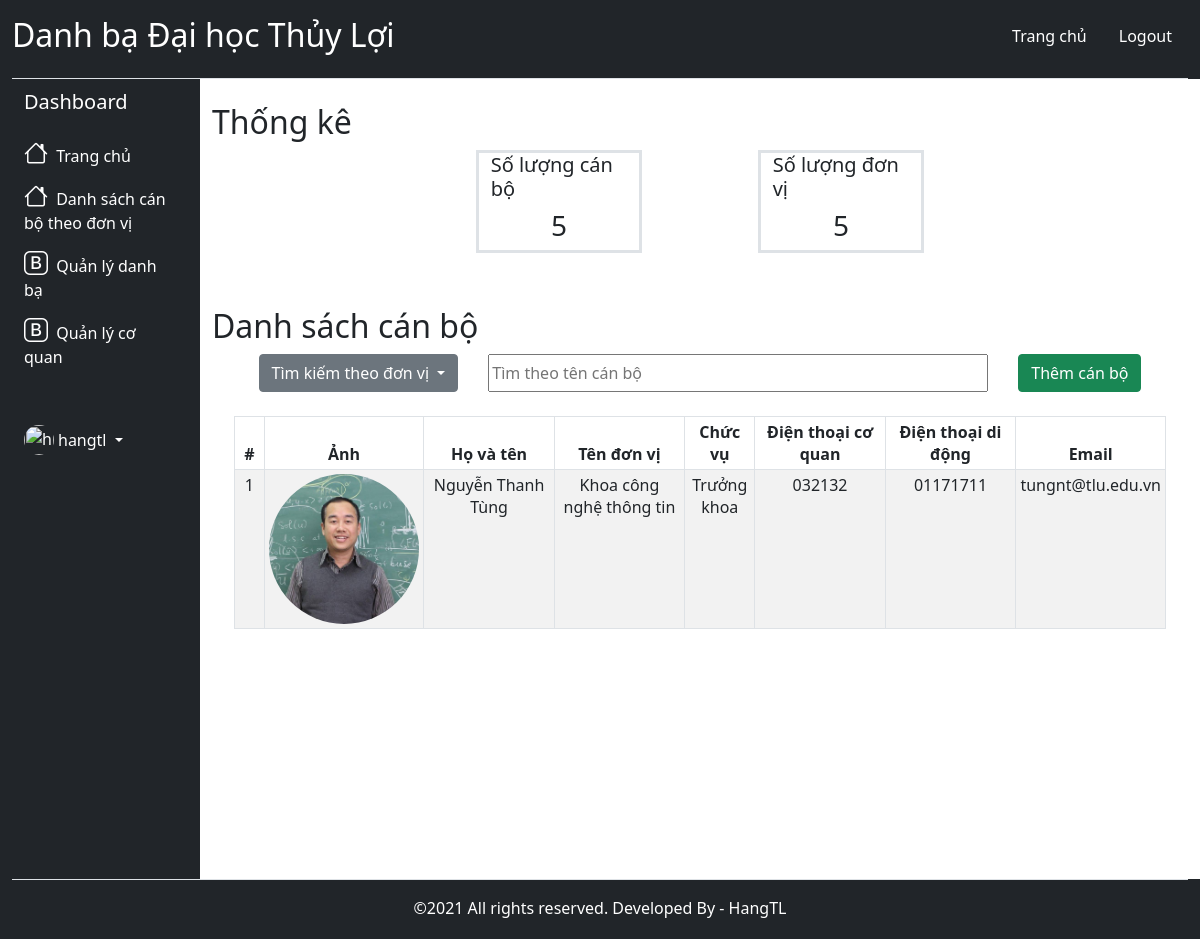
The app's page /admin/index.php?donvi=Khoa công nghệ thông tin (signed in), older data.
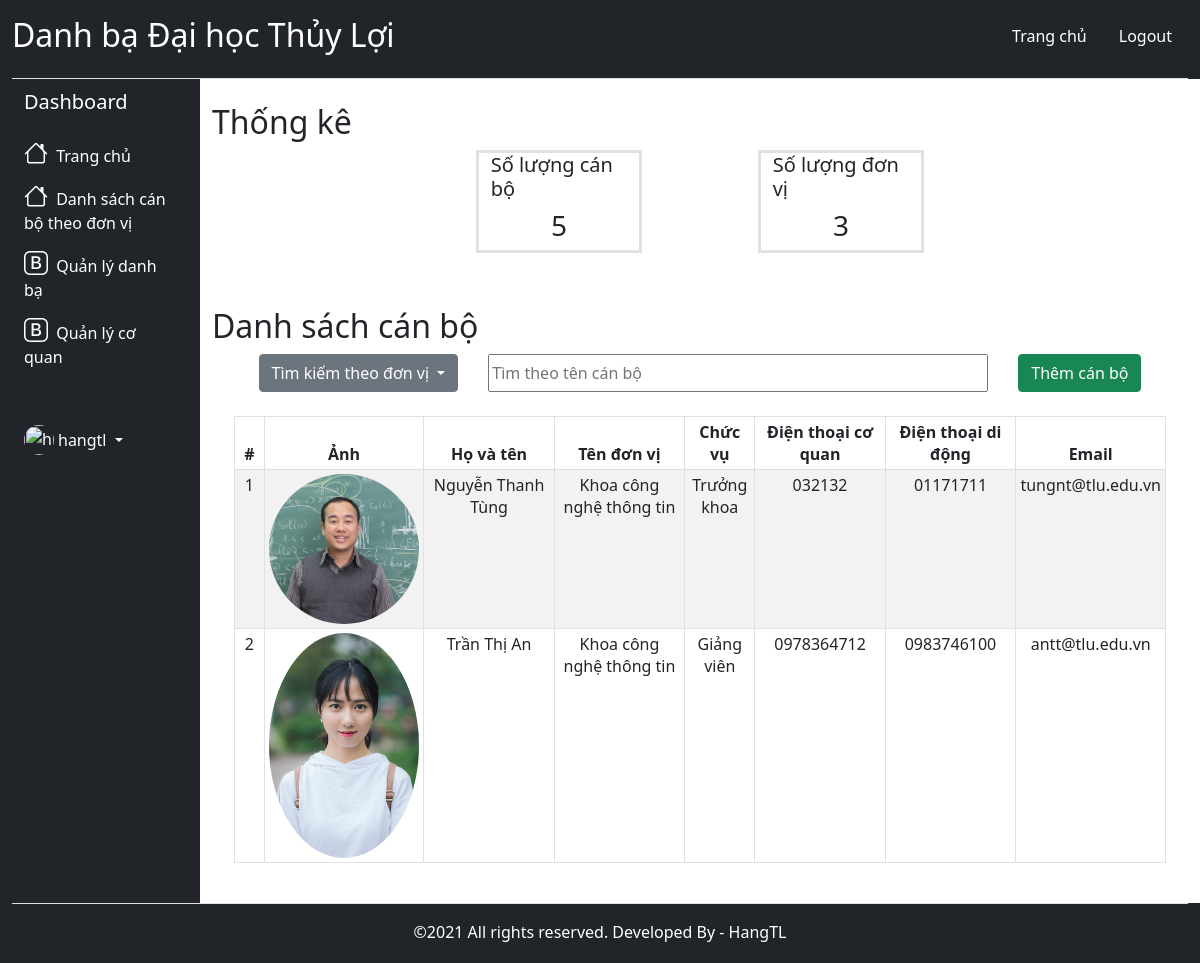
The same page, newer data.
### tables this page shows
CREATE TABLE `tbl_user` (
  `id_user` int(10) UNSIGNED NOT NULL,
  `hoten` varchar(255) NOT NULL,
  `image` varchar(255) DEFAULT NULL,
  `dtcoquan` varchar(15) NOT NULL,
  `email` varchar(255) NOT NULL,
  `dtdidong` varchar(15) NOT NULL,
  `chucvu` varchar(255) NOT NULL,
  `id_coquan` int(10) NOT NULL
);

CREATE TABLE `tbl_coquan` (
  `id_coquan` int(10) NOT NULL,
  `tendonvi` varchar(255) NOT NULL,
  `diachi` varchar(255) NOT NULL,
  `sdt` varchar(15) NOT NULL,
  `email_coquan` varchar(255) NOT NULL,
  `website` varchar(255) NOT NULL,
  `id_cha` int(10) DEFAULT NULL
);

### admin/index.php (the view, shortened to what the changed rows need)
<?php
    include('connection.php');
    include("templates/header.php");
?>
                        <div class="col py-4">
                            <h2 class="text-align-center">Thống kê</h2>
                            <div class="row main-content d-flex justify-content-center" >
                                <div class="col col-md-2 mx-3 bg-white border border-3">
                                    <h5 >Số lượng đơn vị</h5>
                                    <h3 class=" d-flex justify-content-center">
                                    <?php
                                        $sql1 = "SELECT * FROM tbl_coquan";
                                        $result = mysqli_query($conn,$sql1);
                                        $count_organization = mysqli_num_rows($result);
                                        echo $count_organization;
                                    ?>
                                    </h3>
                                </div>
                            </div>
                            <br>
                            <h2 style="margin-top: 30px;">Danh sách cán bộ</h2>
                                                    <?php
                                                        $sql = "SELECT DISTINCT tendonvi FROM tbl_coquan";
                                                            ?>
                            <div class="row main-content" style="margin-left: 1%; margin-right: 1%;">
                                <div class=" bg-white">
                                    <div id=" list-content">
                                        <table class="table table-striped table-sm table-bordered" style="" align="center" id="myTable">
                                            <thead>
                                                <tr>
                                                    <th scope="col" style="width: 30px; overflow: hidden; text-align: center;">#</th>
                                                    <th scope="col" style="width: 50px; overflow: hidden; text-align: center;">Ảnh</th>
                                                    <th scope="col" style="width: 100px; overflow: hidden; text-align: center;">Họ và tên</th>
                                                    <th scope="col" style="width: 50px; overflow: hidden; text-align: center;">Tên đơn vị</th>
                                                    <th scope="col" style="width: 50px; overflow: hidden; text-align: center;">Chức vụ</th>
                                                    <th scope="col" style="width: 70px; overflow: hidden; text-align: center;">Điện thoại cơ quan</th>
                                                    <th scope="col" style="width: 90px;  text-align: center;">Điện thoại di động</th>
                                                    <th scope="col" style="width: 90px;  text-align: center;">Email</th>
                                                </tr>
                                            </thead>
                                            <tbody>
                                                <?php
                                                    if (isset($_GET['donvi'])){
                                                        $filter = $_GET['donvi'];
                                                        $sql = "SELECT * FROM (tbl_user INNER JOIN tbl_coquan as a USING (id_coquan)) WHERE tendonvi LIKE '%$filter%'";
                                                        }
                                                        else {
                                                    $sql = "SELECT * FROM tbl_user,tbl_coquan where tbl_user.id_coquan = tbl_coquan.id_coquan";
                                                }
                                                    $result = mysqli_query($conn,$sql);
                                                    if(mysqli_num_rows($result)>0){
                                                        $i=1;
                                                        while($row = mysqli_fetch_assoc($result)){
                                                ?>
                                                <tr>
                                                    <td style="width: 30px; overflow: hidden; text-align: center;"><?php echo $i; ?></td>
                                                    <td align="center" ><img  style="width: 150px; border-radius: 100%;" src="http://localhost/exam/<?php echo $row['image']; ?>" alt=""></td>
                                                    <td style="width: 130px; overflow: hidden; text-align: center;"><?php echo $row['hoten']; ?></td>
                                                    <td style="width: 130px; overflow: hidden; text-align: center;"><?php echo $row['tendonvi']; ?></td>
                                                    <td style="width: 70px; overflow: hidden; text-align: center;"><?php echo $row['chucvu']; ?></td>
                                                    <td style="width: 130px; overflow: hidden; text-align: center;"><?php echo $row['dtcoquan']; ?></td>
                                                    <td style="width: 130px; overflow: hidden; text-align: center;"> <?php echo $row['dtdidong']; ?></td>
                                                    <td style="width: 130px; overflow: hidden; text-align: center;"> <?php echo $row['email']; ?></td>
                                                <?php
                                                    $i++;
                                                    }
                                                }
                                                ?>
                                          </tbody>
                                        </table>
                                    </div>
                                </div>
                            </div>
                        </div>
                    </div>
                </div>
    <?php
    include("templates/footer.php");
?>

Row changes from the older to the newer data that the page shows:
added tbl_user: image (picture), hoten "Trần Thị An", id_coquan.tendonvi "Khoa công nghệ thông tin", chucvu "Giảng viên", dtcoquan "0978364712", dtdidong "0983746100", email "antt@tlu.edu.vn"
Text that changed along with them:
$count_organization: "5" → "3"
